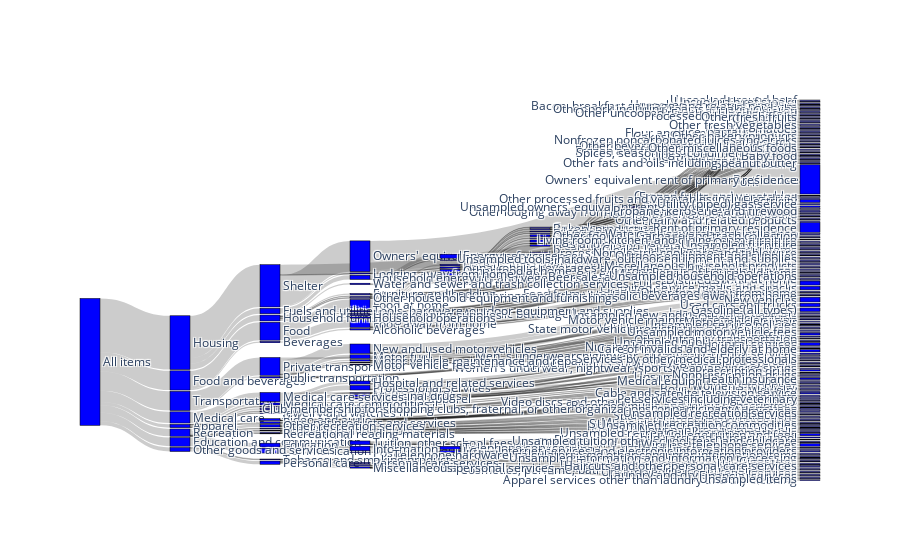

The notebook cell this image was saved under:
### Code cell
# Get the data in the format Plotly wants
label_dict = { df['Item and Group'][i] : i for i in range(0, len(df) ) }


# Initialize empty arrays
source = []
target = []
value = []

for i, row in df.iterrows():
    # Skip the root level
    if row["Item and Group"] != 'All items': 
        source.append(label_dict[row["Parent"]])
        target.append(label_dict[row["Item and Group"]])
        value.append(row["Weight"])   
        
# Plot the figure
sankey_full = go.Figure(data=[go.Sankey(
    valueformat = ".1f",
    valuesuffix = "%",
    node = dict(
      pad = 15,
      thickness = 20,
      line = dict(color = "black", width = 0.5),
      label = df["Item and Group"].to_list(),
      color = "blue",
      hovertemplate='%{label} is %{value} of spending',
    ),
    link = dict(
      source = source, # indices correspond to labels, eg A1, A2, A1, B1, ...
      target = target,
      value = value
  ))])

sankey_full.show()

### Figure 1 — Plotly figure (JSON) as saved in the notebook; plotly's stock layout.template omitted (floating-point values rounded to 4 significant figures; data arrays with more than 128 entries replaced by an {"elided": "..."} marker saying what was removed)
{"data": [{"link": {"source": {"elided": "293 int values"}, "target": {"elided": "293 int values"}, "value": {"elided": "293 float values"}}, "node": {"color": "blue", "hovertemplate": "%{label} is %{value} of spending", "label": {"elided": "294 str values"}, "line": {"color": "black", "width": 0.5}, "pad": 15, "thickness": 20}, "type": "sankey", "valueformat": ".1f", "valuesuffix": "%"}], "layout": {}}
